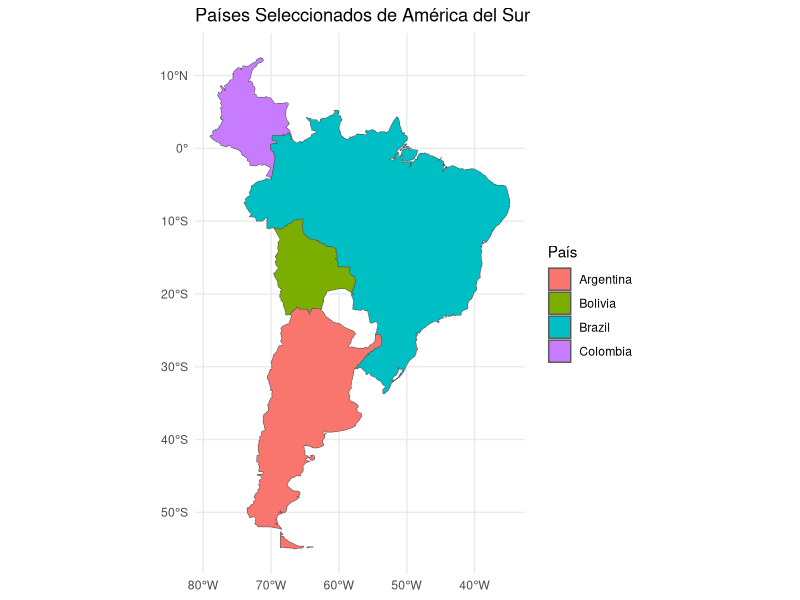

Write the R code that produced this figure.
# Instalar y cargar las bibliotecas necesarias
#install.packages(c("rnaturalearth", "ggplot2", "sf"))

library(sf)
library(rnaturalearth)
library(ggplot2)

# Obtener datos geoespaciales de los países de América del Sur
america_sur <- ne_countries(scale = "medium", returnclass = "sf", continent = "South America")

# Filtrar solo los países que nos interesan usando filtrado base de R
paises_seleccionados <- america_sur[america_sur$name %in% c("Colombia", "Bolivia", "Brazil", "Argentina"), ]

# Visualizar el mapa
ggplot() +
  geom_sf(data = paises_seleccionados, aes(fill = name)) +
  theme_minimal() +
  labs(fill = "País", title = "Países Seleccionados de América del Sur")
